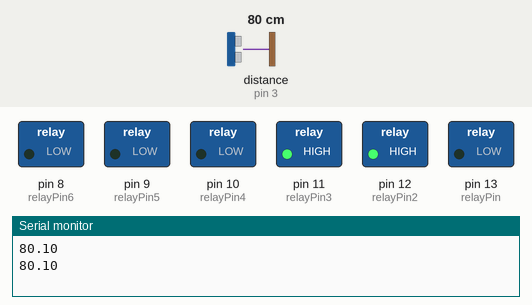
The sketch below on a simulated Arduino Uno, built with avr-gcc and run on an emulated ATmega328P. Shown: switched loads named in the sketch (green lamp = pin HIGH), the last lines printed to the serial monitor. Wiring (inferred from the names in the program): ultrasonic range finder: trigger pin 2; echo pin 3. The inputs (shaded band) are chosen by the test bench; at power-on: distance to the obstacle (sensor on pin 3) 80 cm. The echo pulse lasts 58.3 µs per cm; pins used as bus, display or sensor lines are not drawn.

Above: at 1.8 s.
1.9 s: distance to the obstacle (sensor on pin 3) set to 34 cm
3.4 s: distance to the obstacle (sensor on pin 3) set to 29 cm
At 4.9 s:
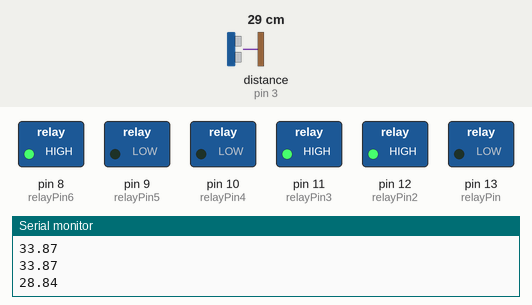
5.5 s: distance to the obstacle (sensor on pin 3) set to 27 cm
7.2 s: distance to the obstacle (sensor on pin 3) set to 24 cm
At 9.2 s:
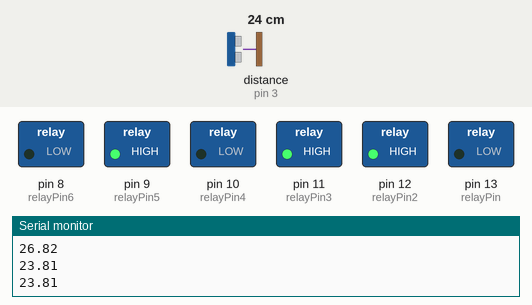
9.5 s: distance to the obstacle (sensor on pin 3) set to 18 cm
At 11.2 s:
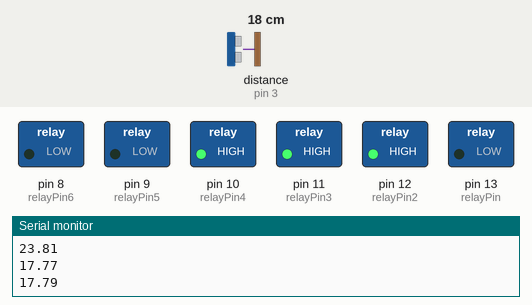
11.5 s: distance to the obstacle (sensor on pin 3) set to 35 cm
At 12.9 s:
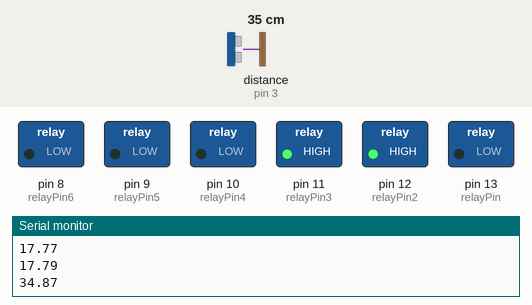
Timing chart, 0 to 14.5 s (numbered marks = the images above; inputs shaded):
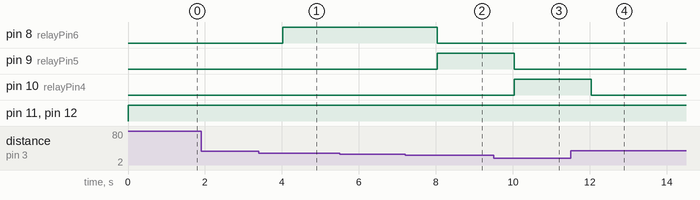

The sketch:

sketch_jan31a_ultrasonic.ino
```cpp
const int trigPin = 2;
const int echoPin = 3;
const int relayPin = 13;
const int relayPin2 = 12;
const int relayPin3 = 11;
const int relayPin4 = 10;
const int relayPin5 = 9;
const int relayPin6 = 8;
float cm;

void setup() {
  Serial.begin(9600);
  pinMode(trigPin, OUTPUT);
  pinMode(echoPin, INPUT);
  pinMode(relayPin, OUTPUT);
  pinMode(relayPin2, OUTPUT);
  pinMode(relayPin3, OUTPUT);
  pinMode(relayPin4, OUTPUT);
  pinMode(relayPin5, OUTPUT);
  pinMode(relayPin6, OUTPUT);
}

void loop() {
  // Send a 10ms pulse to trigger the ultrasonic sensor
  digitalWrite(trigPin, LOW);
  delayMicroseconds(2);
  digitalWrite(trigPin, HIGH);
  delayMicroseconds(10);
  digitalWrite(trigPin, LOW);

  cm = pulseIn(echoPin, HIGH) / 58.0; // Convert pulse duration to centimeters
  cm = (int(cm * 100.0)) / 100.0; // Round to two decimal places
  Serial.println(cm);

  if (cm < 5.00) {
    digitalWrite(relayPin, HIGH); // Turn on Relay 1 when distance is less than 5cm
    digitalWrite(relayPin2, HIGH); // Turn off Relay 2 when distance is less than 5cm，relay 2 and 3 have opposite switches
    digitalWrite(relayPin3, HIGH);
    digitalWrite(relayPin4, LOW);
    digitalWrite(relayPin5, LOW);
    digitalWrite(relayPin6, LOW);
  } else if (cm >= 5.00 && cm < 10.00) {
    digitalWrite(relayPin, LOW); // Turn off Relay 1 when distance is between 5cm and 15cm
    digitalWrite(relayPin2, LOW); // Turn on Relay 2 when distance is between 5cm and 15cm
    digitalWrite(relayPin3, HIGH);
    digitalWrite(relayPin4, LOW);
    digitalWrite(relayPin5, LOW);
    digitalWrite(relayPin6, LOW);
  } else if (cm >= 10.00 && cm < 15.00) {
    digitalWrite(relayPin, LOW); // Turn off Relay 1 when distance is 15cm or more
    digitalWrite(relayPin2, HIGH); // Turn off Relay 2 when distance is 15cm or more
    digitalWrite(relayPin3, LOW);
    digitalWrite(relayPin4, LOW);
    digitalWrite(relayPin5, LOW);
    digitalWrite(relayPin6, LOW);
  }
  else if (cm >= 15.00 && cm < 20.00) {
    digitalWrite(relayPin, LOW); // Turn off Relay 1 when distance is 15cm or more
    digitalWrite(relayPin2, HIGH); // Turn off Relay 2 when distance is 15cm or more
    digitalWrite(relayPin3, HIGH);
    digitalWrite(relayPin4, HIGH);
    digitalWrite(relayPin5, LOW);
    digitalWrite(relayPin6, LOW);
  }
  else if (cm >= 20.00 && cm < 25.00) {
    digitalWrite(relayPin, LOW);
    digitalWrite(relayPin2, HIGH);
    digitalWrite(relayPin3, HIGH);
    digitalWrite(relayPin4, LOW);
    digitalWrite(relayPin5, HIGH);
    digitalWrite(relayPin6, LOW);
  }
  else if (cm >= 25.00 && cm < 30.00) {
    digitalWrite(relayPin, LOW);
    digitalWrite(relayPin2, HIGH);
    digitalWrite(relayPin3, HIGH);
    digitalWrite(relayPin4, LOW);
    digitalWrite(relayPin5, LOW);
    digitalWrite(relayPin6, HIGH);
  }
  else {
    digitalWrite(relayPin, LOW);  // Turn off Relay 1
    digitalWrite(relayPin2, HIGH);  // Turn off Relay 2
    digitalWrite(relayPin3, HIGH);  // Turn off Relay 3 when distance is outside of specified ranges
    digitalWrite(relayPin4, LOW);
    digitalWrite(relayPin5, LOW);
    digitalWrite(relayPin6, LOW);
  }

  delay(1000);
}
```

Measured:
- the behaviour switches between 31 and 30 cm on distance to the obstacle (sensor on pin 3) (found by bisection; images 0 and 1)
- the behaviour switches between 26 and 25 cm on distance to the obstacle (sensor on pin 3) (found by bisection; images 1 and 2)
- the behaviour switches between 21 and 20 cm on distance to the obstacle (sensor on pin 3) (found by bisection; images 2 and 3)
- after the input at 3.4 s, pin 8 (relayPin6): LOW → HIGH after 0.62 s
- after the input at 7.2 s, pin 8 (relayPin6): HIGH → LOW after 0.83 s; pin 9 (relayPin5): LOW → HIGH after 0.83 s
- after the input at 9.5 s, pin 9 (relayPin5): HIGH → LOW after 0.54 s; pin 10 (relayPin4): LOW → HIGH after 0.54 s
- after the input at 11.5 s, pin 10 (relayPin4): HIGH → LOW after 0.54 s
